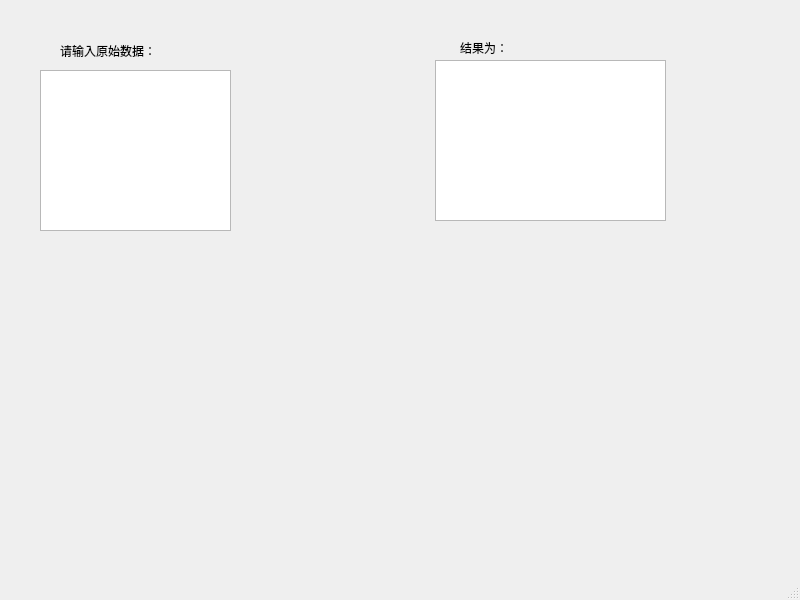
<?xml version="1.0" encoding="UTF-8"?>
<ui version="4.0">
 <class>MainWindow</class>
 <widget class="QMainWindow" name="MainWindow">
  <property name="geometry">
   <rect>
    <x>0</x>
    <y>0</y>
    <width>800</width>
    <height>600</height>
   </rect>
  </property>
  <property name="windowTitle">
   <string>MainWindow</string>
  </property>
  <widget class="QWidget" name="centralwidget">
   <widget class="QTextEdit" name="textEdit">
    <property name="geometry">
     <rect>
      <x>40</x>
      <y>70</y>
      <width>191</width>
      <height>161</height>
     </rect>
    </property>
   </widget>
   <widget class="QLabel" name="label">
    <property name="geometry">
     <rect>
      <x>60</x>
      <y>30</y>
      <width>131</width>
      <height>41</height>
     </rect>
    </property>
    <property name="text">
     <string>请输入原始数据：</string>
    </property>
   </widget>
   <widget class="QLabel" name="label_2">
    <property name="geometry">
     <rect>
      <x>460</x>
      <y>40</y>
      <width>72</width>
      <height>15</height>
     </rect>
    </property>
    <property name="text">
     <string>结果为：</string>
    </property>
   </widget>
   <widget class="QTextBrowser" name="textBrowser">
    <property name="geometry">
     <rect>
      <x>435</x>
      <y>60</y>
      <width>231</width>
      <height>161</height>
     </rect>
    </property>
   </widget>
  </widget>
  <widget class="QMenuBar" name="menubar">
   <property name="geometry">
    <rect>
     <x>0</x>
     <y>0</y>
     <width>800</width>
     <height>26</height>
    </rect>
   </property>
  </widget>
  <widget class="QStatusBar" name="statusbar"/>
 </widget>
 <resources/>
 <connections/>
</ui>
